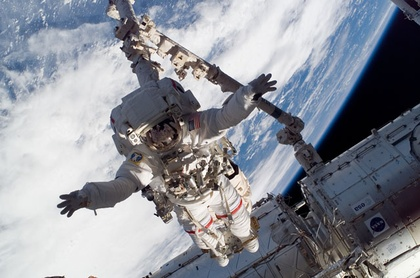
%> input picture filtrecalismalari/adam.jpg, 420 x 278 px, shrunk from 640 x 424 before the run
$ octave meanfilter.m   (GNU Octave 9; MATLAB toolbox functions it lacks are replaced by stand-ins)
%> lines starting %> are read from the running program, lines starting %| are printed output that depends on the picture
clc;
clear;
foto=rgb2gray(imread('C:\Users/LENOVO/Desktop/adam.jpg'));
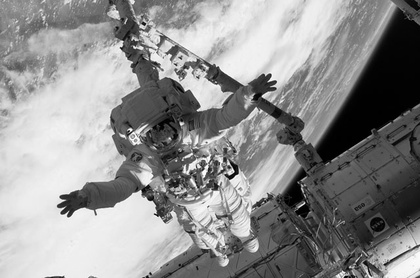
%> foto: size 278x420 uint8; min 0, max 255, mean 143.5
%image=[1 2 3 4 5;6 7 8 9 10;11 12 13 14 15;16 17 18 19 20;21 22 23 24 25];
image=imnoise(foto,'salt & pepper',0.002);
matboy=size(image);
%> matboy = [278 420]
satyer=1;%parcanýn alýndýý satýr kodu
sutyer=1;%parcanýn alýndýðý sutun kodu
satuz=matboy(1);
%> satuz = 278
sutuz=matboy(2);
%> sutuz = 420
parsay=int32((satuz-2)*(sutuz-2));
%> parsay = 115368
yenifoto=zeros(satuz-2,(sutuz-2));
for j=1:(satuz-2)

    for k=1:(sutuz-2)
        toplam=0;
        toplam=double(toplam);

            satyer=j;
            sutyer=k;
            parca=double(image(satyer:satyer+2,sutyer:sutyer+2));%3x3 boyuntunda bir matris aldým.
            duzparca=parca(:)'; %3x3 boyutlu matrisin parçalarýný liste halinde yazdým
            duzparca=double(duzparca);
            for i=1:9
                 toplam=(toplam+duzparca(i))/9;
            end
            yenifoto(satyer,sutyer)=toplam;
    end
end
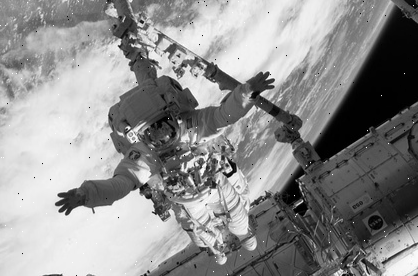
%> yenifoto: size 276x418 double; min 0, max 31.74, mean 17.9; drawn with min black and max white
imshow(foto)
figure();
imshow(image)
figure();
imshow(yenifoto)
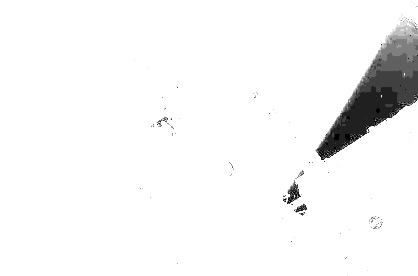
%> displayed picture: size 276x418, on the screen's scale of 0 to 255; min 0, max 255, mean 245.2
